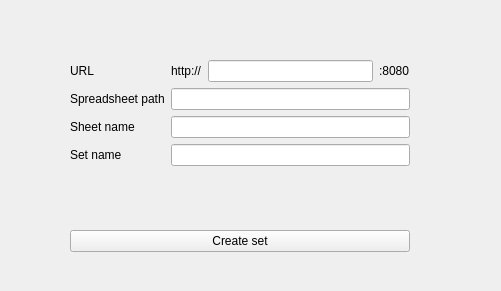
<?xml version="1.0" encoding="UTF-8"?>
<ui version="4.0">
 <class>Form</class>
 <widget class="QWidget" name="Form">
  <property name="geometry">
   <rect>
    <x>0</x>
    <y>0</y>
    <width>501</width>
    <height>291</height>
   </rect>
  </property>
  <property name="windowTitle">
   <string>Create set</string>
  </property>
  <widget class="QWidget" name="verticalLayoutWidget">
   <property name="geometry">
    <rect>
     <x>70</x>
     <y>60</y>
     <width>340</width>
     <height>192</height>
    </rect>
   </property>
   <layout class="QVBoxLayout" name="verticalLayout">
    <item>
     <layout class="QFormLayout" name="formLayout">
      <property name="labelAlignment">
       <set>Qt::AlignLeading|Qt::AlignLeft|Qt::AlignVCenter</set>
      </property>
      <item row="1" column="0">
       <widget class="QLabel" name="label">
        <property name="text">
         <string>Spreadsheet path</string>
        </property>
       </widget>
      </item>
      <item row="1" column="1">
       <widget class="QLineEdit" name="lineEdit"/>
      </item>
      <item row="2" column="0">
       <widget class="QLabel" name="label_2">
        <property name="text">
         <string>Sheet name</string>
        </property>
       </widget>
      </item>
      <item row="2" column="1">
       <widget class="QLineEdit" name="lineEdit_2"/>
      </item>
      <item row="3" column="0">
       <widget class="QLabel" name="label_3">
        <property name="text">
         <string>Set name</string>
        </property>
       </widget>
      </item>
      <item row="3" column="1">
       <widget class="QLineEdit" name="lineEdit_3"/>
      </item>
      <item row="0" column="0">
       <widget class="QLabel" name="label_4">
        <property name="text">
         <string>URL</string>
        </property>
       </widget>
      </item>
      <item row="0" column="1">
       <layout class="QHBoxLayout" name="horizontalLayout">
        <item>
         <widget class="QLabel" name="label_5">
          <property name="text">
           <string>http://</string>
          </property>
         </widget>
        </item>
        <item>
         <widget class="QLineEdit" name="lineEdit_4"/>
        </item>
        <item>
         <widget class="QLabel" name="label_6">
          <property name="text">
           <string>:8080</string>
          </property>
         </widget>
        </item>
       </layout>
      </item>
     </layout>
    </item>
    <item>
     <widget class="QPushButton" name="pushButton">
      <property name="text">
       <string>Create set</string>
      </property>
     </widget>
    </item>
   </layout>
  </widget>
 </widget>
 <resources/>
 <connections/>
</ui>
